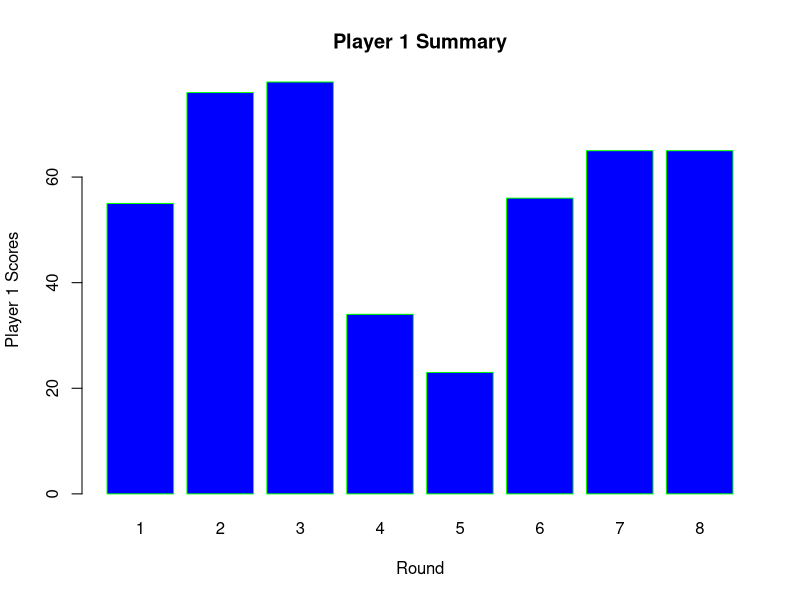
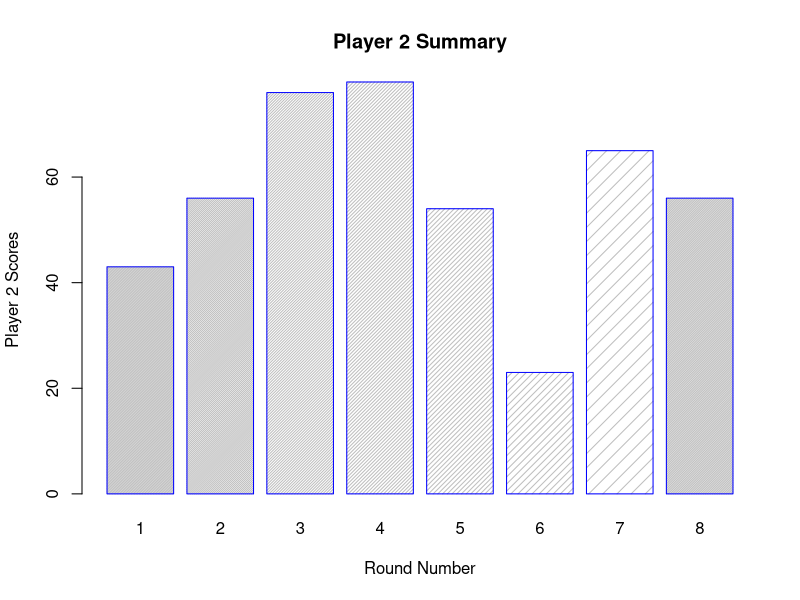

Generate these figures, in order, with R:
## ---- chunk 1
knitr::opts_chunk$set(echo = TRUE)
## ---- chunk 2
Round <- c("1", "2", "3", "4", "5", "6", "7", "8")
ScorePl1 <- c(55,76,78,34,23,56,65,65)
ScorePl2 <- c(43,56,76,78,54,23,65,56)
longestWord1 <- c(T,T,F,F,F,T,F,F)
longestWord2 <- c(F,F,T,T,T,F,T,T)
Game <- data.frame(Round, ScorePl1, ScorePl2, longestWord1, longestWord2)
Game
#Games <- table(Game$Round, Game$ScorePl1)
Player1plot <- barplot(Game$ScorePl1, main="Player 1 Summary", xlab="Round", ylab="Player 1 Scores", names.arg=c("1","2","3","4","5","6","7", "8"),
        border="green", col = "blue"
        #, density=c(90, 70, 50, 40, 30, 20, 10, 80)
        )

Player1Final <- sum(Game$ScorePl1)
Player1Final
Player1FinalScore <- sum(Game$longestWord1)*5 + Player1Final
Player1FinalScore

#Games <- table(Game$Round, Game$ScorePl1)
Player2plot <- barplot(Game$ScorePl2, main="Player 2 Summary", xlab="Round Number", ylab="Player 2 Scores", names.arg=c("1","2","3","4","5","6","7", "8"),
        border="blue", density=c(90, 70, 50, 40, 30, 20, 10, 80))


Player2Final <- sum(Game$ScorePl2)
Player2Final
Player2FinalScore <- sum(Game$longestWord2)*5 + Player2Final
Player2FinalScore

